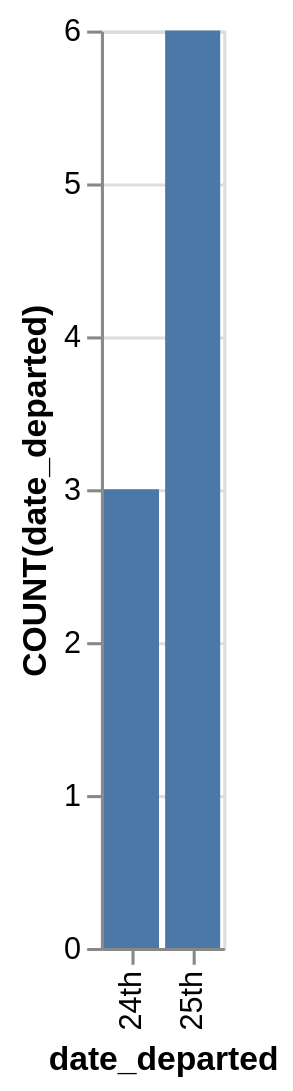

Here is the Vega-Lite specification saved for this chart:
### Vega-Lite specification from a JSON file in a GitHub repository (floating-point values rounded to 4 significant figures)
{"data": {"values": [{"x_data": "24th", "y_data": 3}, {"x_data": "25th", "y_data": 6}]}, "mark": "bar", "encoding": {"x": {"field": "x_data", "type": "nominal", "title": "date_departed", "sort": {"op": "sum", "field": "y_data", "order": "ascending"}}, "y": {"field": "y_data", "type": "quantitative", "title": "COUNT(date_departed)"}}}
